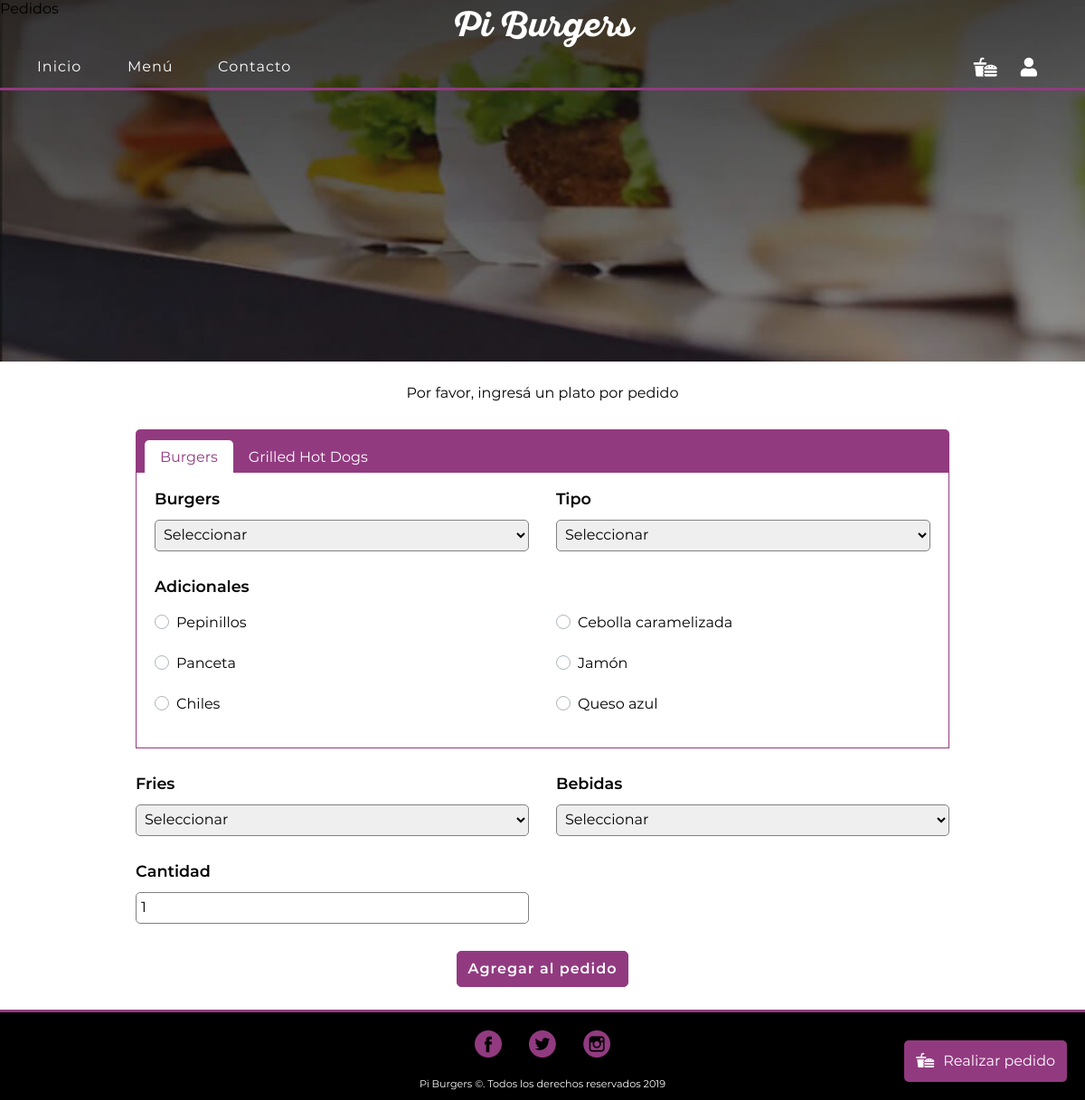
The app's page /piburger/index.php?section=hacer_pedido (signed in) with its own data.
### tables this page shows
CREATE TABLE `adicionales`  (
  `id` tinyint(3) UNSIGNED NOT NULL AUTO_INCREMENT,
  `adicional` varchar(45) NOT NULL,
  `tipo_id` tinyint(3) UNSIGNED NOT NULL,
  `precio` int(11) NOT NULL,
  PRIMARY KEY (`id`) USING BTREE,
  UNIQUE INDEX `adicional`(`adicional`) USING BTREE,
  INDEX `tipo_id`(`tipo_id`) USING BTREE,
  CONSTRAINT `adicionales_ibfk_1` FOREIGN KEY (`tipo_id`) REFERENCES `tipos` (`id`) ON DELETE NO ACTION ON UPDATE CASCADE
);

### piburger/config/functions.php (called while the page is built, shortened)
<?php
    function Hacer_query($query, $consulta, $cant){
        global $conexion;
        $rta=mysqli_query($conexion, $query);
        if($consulta === 'select'):
            if(mysqli_num_rows($rta) == 0):
                return false;
            else:
                if($cant > 1):
                    $aDatos=[];
                    while($dato=mysqli_fetch_assoc($rta)):
                        $aDatos[]=$dato;
                    endwhile;
                else:
                    $aDatos=mysqli_fetch_assoc($rta);
                endif;
                return $aDatos;
            endif;
        elseif($consulta === 'insert' || $consulta === 'update' || $consulta === 'delete'):
            return $rta;
        endif;
    }
    function Class_msj(){
        if(isset($_SESSION['ok'])):
            return 'ok';
        elseif(isset($_SESSION['error'])):
            return 'error';
        else:
            return '';
        endif;
    }

### piburger/section/hacer_pedido.php (the view, shortened to what this page needs)
<?php
    $query=<<<ADICIONALES
        SELECT id, adicional
        FROM adicionales
        WHERE tipo_id=1;
ADICIONALES;
    $aAdicionales=Hacer_query($query, 'select', 2);
?>
<div id='realizar_pedidos' class="encabezado">
    <h2>Pedidos</h2>
</div>
<section>
    <p>Por favor, ingresá un plato por pedido</p>
    <div class='<?= Class_msj() ?>'>
    </div>
    <div class="accordion" id="hacer_pedido">
        <div class="card text-center">
            <div class="card-header">
                <ul class="nav nav-tabs card-header-tabs">
                    <li class="nav-item">
                        <a class="nav-link" data-toggle="collapse" href="#burgers" role="button" aria-expanded="true" aria-controls="burgers">Burgers</a>
                    </li>
                    <li class="nav-item">
                        <a class="nav-link" data-toggle="collapse" href="#hotdog" role="button" aria-expanded="false" aria-controls="hotdog">Grilled Hot Dogs</a>
                    </li>
                </ul>
            </div>
            <div class="collapse show" id="burgers" data-parent="#hacer_pedido">
                <div class="card card-body">
                    <div>
                        <label>Burgers</label>
                        <select name="burger" form='combo'>
                            <option value="" disabled selected>Seleccionar</option>
                        </select>
                    </div>
                    <div>
                        <label>Tipo</label>
                        <select name="tipo" form='combo'>
                            <option value="" disabled selected>Seleccionar</option>
                        </select>
                    </div>
                    <div>
                        <label>Adicionales</label>
                        <div>
                        <?php
                            $cont=1;
                            foreach($aAdicionales as $adicional):
                        ?>
                            <div class="custom-control custom-checkbox">
                                <label class="custom-control-label" for="adicional<?= $cont ?>"><?= $adicional['adicional'] ?></label>
                            </div>
                        <?php
                            $cont++;
                            endforeach;
                        ?>
                        </div>
                    </div>
                </div>
            </div>
        </div>
    </div>
    <form action="realizar_pedido.php" method="post" id='combo'>
        <div>
            <label>Fries</label>
            <select name="fries">
                <option value="" disabled selected>Seleccionar</option>
            </select>
        </div>
        <div>
            <label>Bebidas</label>
            <select name="bebida">
                <option value="" disabled selected>Seleccionar</option>
            </select>
        </div>
        <div>
            <label>Cantidad</label>
            <input type="number" name="cant" value='<?= isset($_SESSION['datos']["cant"]) ? $_SESSION['datos']["cant"] : 1; ?>' min='1''>
        </div>
        <input type="submit" value="Agregar al pedido">
    </form>
</section>

### records on screen
adicionales: adicional "Pepinillos"
adicionales: adicional "Cebolla caramelizada"
adicionales: adicional "Panceta"
adicionales: adicional "Jamón"
adicionales: adicional "Chiles"
adicionales: adicional "Queso azul"

### other values on screen
$nav['nombre'] "Inicio"
$nav['nombre'] "Menú"
$nav['nombre'] "Contacto"
